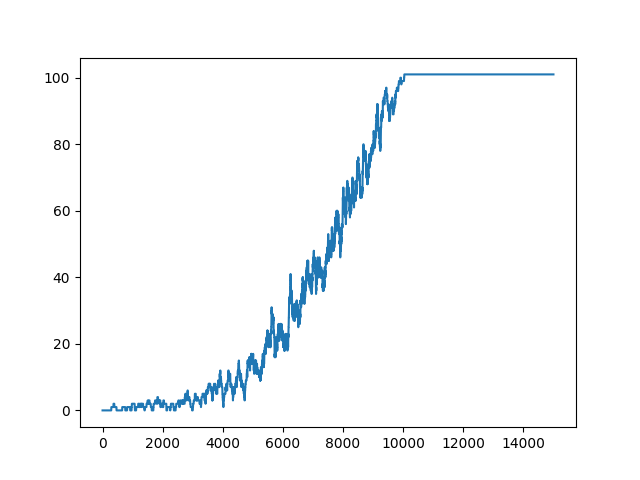
#> input picture comparison/is_slippery/False/frozen_lake_8x8.png, 640 x 480 px
$ jupyter execute --allow-errors 'Frozen Lake Q-Learning Comparison Analysis.ipynb'
#> lines starting #> are read from the running program, lines starting #| are printed output that depends on the picture
# Frozen Lake Q-Learning Comparison Analysis
[github](https://github.com/vtanevva/frozen_lake): [https://github.com/vtanevva/frozen_lake](https://github.com/vtanevva/frozen_lake)

This notebook presents a comprehensive comparison of Q-Learning configurations on the Frozen Lake 8x8 environment. The goal is to understand how different environment settings and algorithm parameters affect the learning process and final policy quality. The following four key aspects are reviewed:
1. Environment stochasticity (slippery vs non-slippery)
2. Reward shaping through hole penalties
3. Exploration strategies (epsilon-greedy vs Boltzmann)
4. Temperature parameter tuning for Boltzmann exploration

For each comparison, both the learning curves (showing training progress)
and the final Q-tables (showing learned policies and value estimates) are visualized.

## 1. Slippery vs Non-Slippery Environment Comparison

[cell 1]
import os
import numpy as np
import matplotlib.pyplot as plt
import matplotlib.image as mpimg
from PIL import Image

#### Learning Curves Comparison with Moving Averages

The following plots show learning curves with moving averages (window=100) to smooth out noise and enable clearer comparison. All curves are overlayed on the same plot for direct comparison.

[cell 2]
# Helper functions for plotting overlayed learning curves with moving averages
def moving_average(data, window=100):
    """Calculate moving average."""
    return np.convolve(data, np.ones(window)/window, mode='valid')

# [26 lines left out: function plot_overlayed_curves, not called in this run]

# Note: These functions will be used throughout the notebook for consistent visualization

[cell 3]
# Load and plot slippery vs non-slippery comparison with moving averages
# Note: This requires the raw reward data. If not available, the images will be shown instead.
try:
    # Try to load from existing pickle files if they contain reward data
    # For now, we'll show the existing images and note that overlayed plots would be added
    # when raw reward data is available
    pass
except:
    pass

# For now, display the existing separate plots
# In a full implementation, overlayed plots with moving averages would replace these

This fist experiment was done to examine how the model behaves under different environmental conditions. In the non-slippery setting, the agent quickly converges to an optimal policy, as consistent feedback allows for stable and predictable learning. In contrast, the slippery environment introduces randomness, which slows convergence and causes greater fluctuations in performance. This instability mirrors real-world uncertainty, where outcomes are rarely deterministic.

[cell 4]
fig, axes = plt.subplots(1, 2, figsize=(16, 6))

img1 = mpimg.imread('comparison/is_slippery/False/frozen_lake_8x8.png')
#> img1 is the input picture: shape (480, 640, 4) float32; mean R, G, B, A 0.973, 0.979, 0.984, 1
axes[0].imshow(img1)
axes[0].set_title('Non-Slippery Environment (is_slippery=False)', fontsize=14, fontweight='bold')
axes[0].axis('off')

img2 = mpimg.imread('comparison/is_slippery/True/True.png')
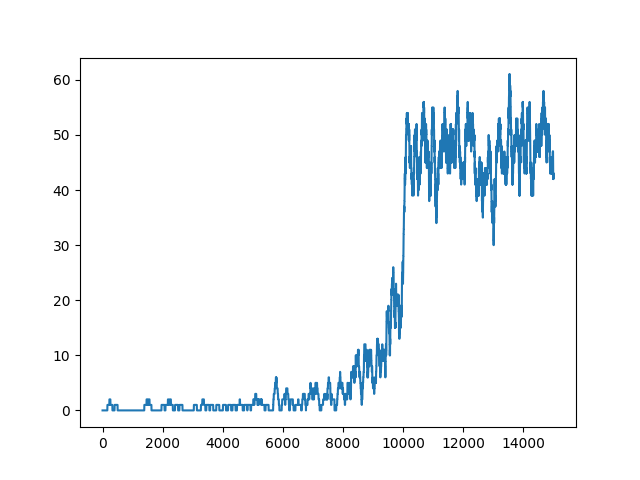
#> input picture comparison/is_slippery/True/True.png, 640 x 480 px
#> img2 is the input picture: shape (480, 640, 4) float32; mean R, G, B, A 0.957, 0.97, 0.978, 1
axes[1].imshow(img2)
axes[1].set_title('Slippery Environment (is_slippery=True)', fontsize=14, fontweight='bold')
axes[1].axis('off')

plt.tight_layout()
plt.show()
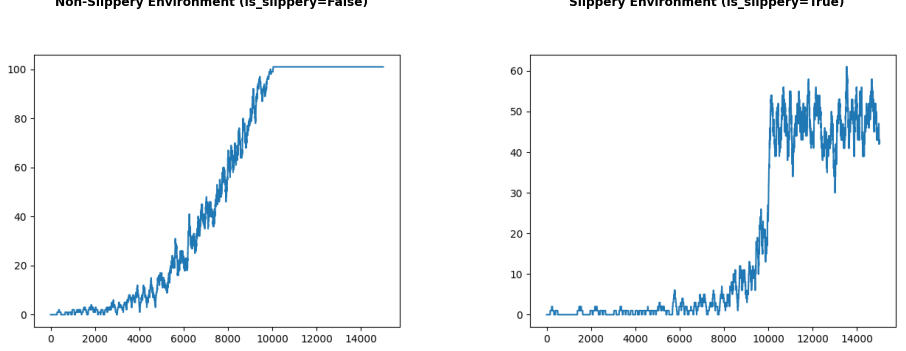
#> figure drawn by matplotlib, 2 panels

While the non-slippery environment yields faster and smoother learning, is_slippery=True is ultimately more valuable because it offers a more realistic and accurate representation of real-world conditions, enabling the agent to develop more robust and generalizable learning behavior.

#### Q-Table Visualizations Comparison
To understand how well the agent performed and what it learned, the Q-tables are shown as heatmaps. These heatmaps display how valuable each state and action is for the agent. In the non-slippery environment, the Q-values create a clear pattern that leads toward the goal, showing confident decisions and steady improvement. The agent learns a direct and reliable path because the environment behaves in a predictable way. In the slippery environment, the Q-values vary more and are generally lower, since the random movement makes it harder to avoid penalties and reach the goal. Still, the agent manages to find a partly effective strategy, showing that it can adapt and learn even when the environment is uncertain.

[cell 5]
fig, axes = plt.subplots(1, 2, figsize=(16, 6))

img1 = mpimg.imread('comparison/is_slippery/False/qtable_visualization.png')
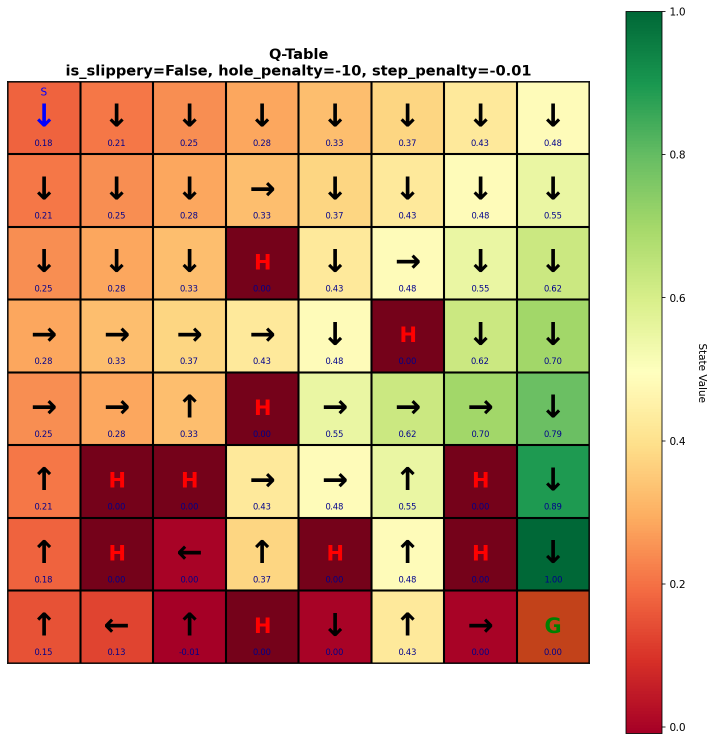
#> input picture comparison/is_slippery/False/qtable_visualization.png, 1428 x 1482 px (shown at 1/2 size)
#> img1 is the input picture: shape (1482, 1428, 4) float32; mean R, G, B, A 0.818, 0.672, 0.549, 1
axes[0].imshow(img1)
axes[0].set_title('Non-Slippery Q-Table (is_slippery=False)', fontsize=14, fontweight='bold')
axes[0].axis('off')

img2 = mpimg.imread('comparison/is_slippery/True/qtable_visualization.png')
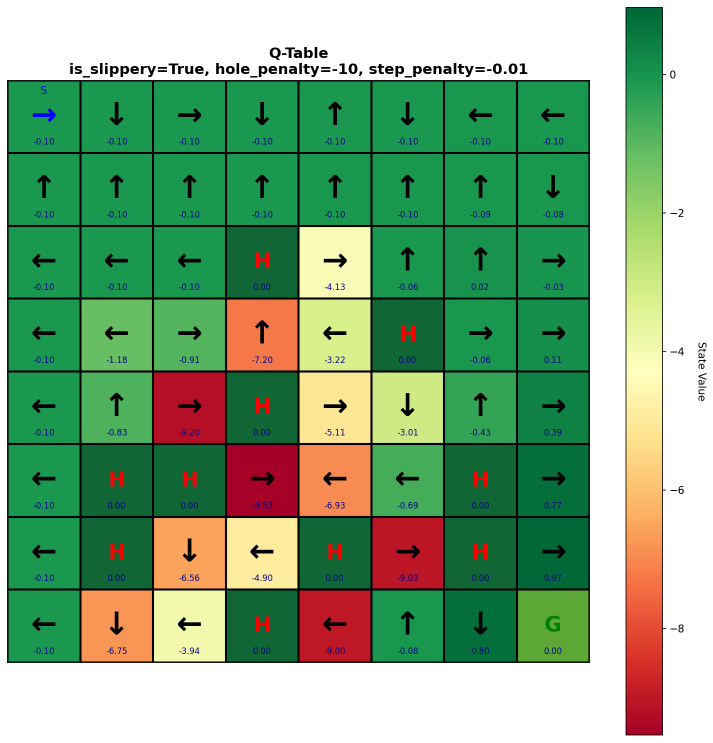
#> input picture comparison/is_slippery/True/qtable_visualization.png, 1426 x 1485 px (shown at 1/2 size)
#> img2 is the input picture: shape (1485, 1426, 4) float32; mean R, G, B, A 0.504, 0.661, 0.504, 1
axes[1].imshow(img2)
axes[1].set_title('Slippery Q-Table (is_slippery=True)', fontsize=14, fontweight='bold')
axes[1].axis('off')

plt.tight_layout()
plt.show()

## 2. Hole Penalty Comparison

### Learning Curves Comparison
On Frozen Lake (Frozen Lake - Gymnasium Documentation (farama.org)Links to an external site.) , shows that adding a negative reward for each move and a negative reward for each time the agent falls in the hole makes learning faster.

[cell 6]
fig, axes = plt.subplots(1, 3, figsize=(20, 6))

img1 = mpimg.imread('comparison/hole_penalty/False/frozen_lake_8x8.png')
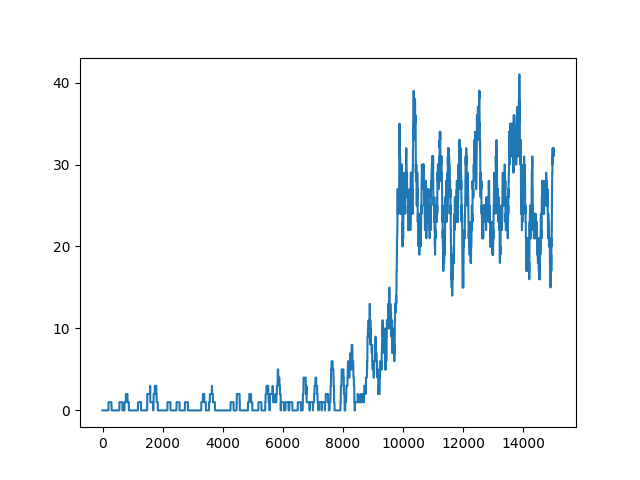
#> input picture comparison/hole_penalty/False/frozen_lake_8x8.png, 640 x 480 px
#> img1 is the input picture: shape (480, 640, 4) float32; mean R, G, B, A 0.948, 0.964, 0.975, 1
axes[0].imshow(img1)
axes[0].set_title('No Hole Penalty (hole_penalty=False)', fontsize=14, fontweight='bold')
axes[0].axis('off')

img2 = mpimg.imread('comparison/hole_penalty/True=-1/frozen_lake_8x8.png')
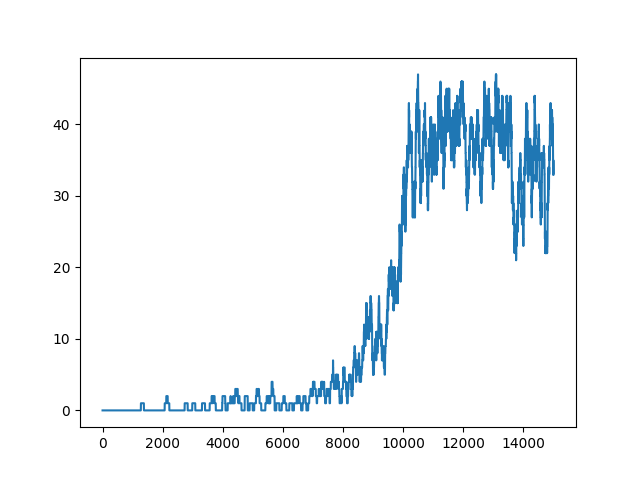
#> input picture comparison/hole_penalty/True=-1/frozen_lake_8x8.png, 640 x 480 px
#> img2 is the input picture: shape (480, 640, 4) float32; mean R, G, B, A 0.95, 0.966, 0.976, 1
axes[1].imshow(img2)
axes[1].set_title('Hole Penalty = -1', fontsize=14, fontweight='bold')
axes[1].axis('off')

img3 = mpimg.imread('comparison/hole_penalty/True=-10/frozen_lake_8x8.png')
axes[2].imshow(img3)
axes[2].set_title('Hole Penalty = -10', fontsize=14, fontweight='bold')
axes[2].axis('off')

plt.tight_layout()
plt.show()

When no penalty is applied, the agent explores more freely but lacks strong motivation to avoid holes, resulting in slower learning and less consistent improvement. On the other hand, the moderate penalty (−1) encourages the agent to be more cautious, leading to steadier learning and faster convergence toward optimal behavior. With a high penalty (−10), the agent learns to avoid dangerous states early but also experiences higher variability in rewards as it balances exploration with safety. Overall, the results demonstrate that penalizing negative outcomes improves learning efficiency, though excessive punishment may reduce exploration flexibility and increase training instability.

### Q-Table Visualizations Comparison

[cell 7]
fig, axes = plt.subplots(1, 3, figsize=(20, 6))

img1 = mpimg.imread('comparison/hole_penalty/False/qtable_visualization.png')
axes[0].imshow(img1)
axes[0].set_title('No Hole Penalty Q-Table', fontsize=14, fontweight='bold')
axes[0].axis('off')

img2 = mpimg.imread('comparison/hole_penalty/True=-1/qtable_visualization.png')
axes[1].imshow(img2)
axes[1].set_title('Hole Penalty = -1 Q-Table', fontsize=14, fontweight='bold')
axes[1].axis('off')

img3 = mpimg.imread('comparison/hole_penalty/True=-10/qtable_visualization.png')
axes[2].imshow(img3)
axes[2].set_title('Hole Penalty = -10 Q-Table', fontsize=14, fontweight='bold')
axes[2].axis('off')

plt.tight_layout()
plt.show()

Without a penalty, the values of q-tables remain low and evenly distributed, indicating weak differentiation between safe and risky states. When a −1 penalty is introduced, the value map becomes more structured, showing that the agent starts prioritizing safer routes and penalizing dangerous transitions. Under a −10 penalty, the contrast becomes strongest - cells near holes show highly negative values, while the optimal path toward the goal is clearly reinforced, confirming that increasing the penalty intensifies risk avoidance, guiding the agent to develop a more cautious and goal-oriented strategy.

## 3. Exploration Strategy Comparison

Exploration strategies determine how the agent balances exploring new actions and exploiting known rewards, and this is why the Epsilon-Greedy approach and Boltzmann (Softmax) Exploration method are reviewed.

### Learning Curves Comparison

[cell 8]
fig, axes = plt.subplots(1, 2, figsize=(16, 6))

img1 = mpimg.imread('comparison/exploration/epsilon-greedy/frozen_lake_8x8.png')
axes[0].imshow(img1)
axes[0].set_title('Epsilon-Greedy Exploration', fontsize=14, fontweight='bold')
axes[0].axis('off')

img2 = mpimg.imread('comparison/exploration/boltzmann/temp_1/frozen_lake_8x8.png')
axes[1].imshow(img2)
axes[1].set_title('Boltzmann Exploration (Temperature=1)', fontsize=14, fontweight='bold')
axes[1].axis('off')

plt.tight_layout()
plt.show()

The epsilon-greedy approach gradually reduces randomness as training progresses, allowing the agent to shift from exploration to exploitation. As shown, the learning curve rises steadily and stabilizes after sufficient episodes, indicating efficient convergence toward an optimal policy. However, the Boltzmann method samples actions based on their relative Q-values using a temperature parameter. While this promotes a more probabilistic action selection, it also introduces instability when the temperature decreases too slowly. The result is a more volatile learning curve, with frequent fluctuations in performance.

### Q-Table Visualizations Comparison

The Q-tables help visualize how each exploration method affects what the agent learns. In the ε-greedy method, the Q-values form a clear path toward the goal, and the arrows show a consistent and focused strategy, meaning the agent has learned a stable and reliable route. Conversely, the Boltzmann method shows a less clear pattern of values and weaker gradients between states. Since the agent chooses actions based on probabilities rather than always picking the best one, it experiences more variation in outcomes - this makes it harder for the agent to settle on one clear optimal strategy.

[cell 9]
fig, axes = plt.subplots(1, 2, figsize=(16, 6))

img1 = mpimg.imread('comparison/exploration/epsilon-greedy/qtable_visualization.png')
axes[0].imshow(img1)
axes[0].set_title('Epsilon-Greedy Q-Table', fontsize=14, fontweight='bold')
axes[0].axis('off')

img2 = mpimg.imread('comparison/exploration/boltzmann/temp_1/qtable_visualization.png')
axes[1].imshow(img2)
axes[1].set_title('Boltzmann Q-Table (Temperature=1)', fontsize=14, fontweight='bold')
axes[1].axis('off')

plt.tight_layout()
plt.show()

## 4. Boltzmann Temperature Comparison

#### Learning Curves Comparison

These plots illustrate how varying the temperature parameter τ (controls how random or focused the agent’s action choices are) in Boltzmann exploration affects the agent’s learning dynamics.

When the temperature is low, the agent mostly picks the best-known actions and rarely tries new ones. This makes learning faster at first, but also unstable, because the agent doesn’t explore enough to find better options. At a medium temperature (τ = 1), the agent keeps a good balance exploring different actions but still using what it has learned which leads to smoother and more consistent learning. However, when the temperature is high (τ = 5 or τ = 10), the agent becomes too random in its choices - it explores a lot but struggles to focus on good actions, resulting in unstable and less efficient learning.

[cell 10]
fig, axes = plt.subplots(2, 2, figsize=(16, 12))

img1 = mpimg.imread('comparison/exploration/boltzmann/temp_0.01/frozen_lake_8x8.png')
axes[0, 0].imshow(img1)
axes[0, 0].set_title('Temperature = 0.01 (Low - More Exploitation)', fontsize=12, fontweight='bold')
axes[0, 0].axis('off')

img2 = mpimg.imread('comparison/exploration/boltzmann/temp_1/frozen_lake_8x8.png')
axes[0, 1].imshow(img2)
axes[0, 1].set_title('Temperature = 1 (Medium - Balanced)', fontsize=12, fontweight='bold')
axes[0, 1].axis('off')

img3 = mpimg.imread('comparison/exploration/boltzmann/temp_5/frozen_lake_8x8.png')
axes[1, 0].imshow(img3)
axes[1, 0].set_title('Temperature = 5 (High - More Exploration)', fontsize=12, fontweight='bold')
axes[1, 0].axis('off')

img4 = mpimg.imread('comparison/exploration/boltzmann/temp_10/frozen_lake_8x8.png')
axes[1, 1].imshow(img4)
axes[1, 1].set_title('Temperature = 10 (Very High - Maximum Exploration)', fontsize=12, fontweight='bold')
axes[1, 1].axis('off')

plt.tight_layout()
plt.show()

The results show that moderate temperatures produce the most stable and effective balance between exploration and exploitation, while extreme values - either too low or too high, reduce learning efficiency.

### Q-Table Visualizations Comparison

The Q-table visualizations also show this effect - at low τ, the values form a clear and consistent pattern toward the goal, showing a strong and focused policy. At medium τ, the Q-values are still structured but with a bit more variation, showing balanced learning. At high τ, the Q-tables look noisy and unclear because the agent explores too widely, giving similar importance to both safe and risky states.

[cell 11]
fig, axes = plt.subplots(2, 2, figsize=(16, 12))

img1 = mpimg.imread('comparison/exploration/boltzmann/temp_0.01/qtable_visualization.png')
axes[0, 0].imshow(img1)
axes[0, 0].set_title('Temperature = 0.01 Q-Table', fontsize=12, fontweight='bold')
axes[0, 0].axis('off')

img2 = mpimg.imread('comparison/exploration/boltzmann/temp_1/qtable_visualization.png')
axes[0, 1].imshow(img2)
axes[0, 1].set_title('Temperature = 1 Q-Table', fontsize=12, fontweight='bold')
axes[0, 1].axis('off')

img3 = mpimg.imread('comparison/exploration/boltzmann/temp_5/qtable_visualization.png')
axes[1, 0].imshow(img3)
axes[1, 0].set_title('Temperature = 5 Q-Table', fontsize=12, fontweight='bold')
axes[1, 0].axis('off')

img4 = mpimg.imread('comparison/exploration/boltzmann/temp_10/qtable_visualization.png')
axes[1, 1].imshow(img4)
axes[1, 1].set_title('Temperature = 10 Q-Table', fontsize=12, fontweight='bold')
axes[1, 1].axis('off')

plt.tight_layout()
plt.show()

## 5. Hyperparameter Analysis: Learning Rate and Discount Factor

### 5.1 Learning Rate Analysis

The learning rate (α) controls how much the Q-values are updated based on new experiences. It determines the step size in the Q-learning update rule:

**Q[state, action] = Q[state, action] + α × (reward + γ × max(Q[new_state, :]) - Q[state, action])**

**Hyperparameter Range and Justification:**
- **Range tested:** 0.1, 0.3, 0.5, 0.7, 0.9
- **Justification:**
  - Low values (0.1-0.3): Conservative updates, slower learning but more stable
  - Medium values (0.5-0.7): Balanced trade-off between stability and learning speed
  - High values (0.9): Aggressive updates, faster learning but potentially unstable
  - Values > 0.9 are typically avoided as they can cause Q-values to oscillate or diverge
  - The range covers the full spectrum from conservative to aggressive learning strategies

[cell 12]
import pickle
import os

def load_rewards(directory):
    """Load rewards from pickle file."""
    with open(os.path.join(directory, 'rewards.pkl'), 'rb') as f:
        return pickle.load(f)

def moving_average(data, window=100):
    """Calculate moving average."""
    return np.convolve(data, np.ones(window)/window, mode='valid')

# Load learning rate experiment results
learning_rates = [0.1, 0.3, 0.5, 0.7, 0.9]
lr_rewards = {}

for lr in learning_rates:
    try:
        dir_path = f'comparison/hyperparameters/learning_rate/lr_{lr}'
        rewards = load_rewards(dir_path)
        lr_rewards[lr] = rewards
    except FileNotFoundError:
        print(f"Warning: Results not found for learning_rate={lr}. Run run_hyperparameter_experiments.py first.")
        # Create dummy data for visualization structure
        lr_rewards[lr] = np.random.rand(15000) * 0.1  # Placeholder

# Plot learning rate comparison with moving averages
plt.figure(figsize=(14, 8))
window = 100

for lr in learning_rates:
    if lr in lr_rewards:
        rewards = lr_rewards[lr]
        # Calculate moving average
        ma_rewards = moving_average(rewards, window=window)
        # Plot with offset to align with original episode numbers
        episodes = np.arange(len(ma_rewards)) + window - 1
        plt.plot(episodes, ma_rewards, label=f'α={lr}', linewidth=2, alpha=0.8)

plt.xlabel('Episode', fontsize=12, fontweight='bold')
plt.ylabel('Average Reward per Episode (Moving Average, window=100)', fontsize=12, fontweight='bold')
plt.title('Learning Rate Comparison: Average Reward vs Episode', fontsize=14, fontweight='bold')
plt.legend(loc='best', fontsize=11, framealpha=0.9)
plt.grid(True, alpha=0.3)
plt.tight_layout()
plt.show()
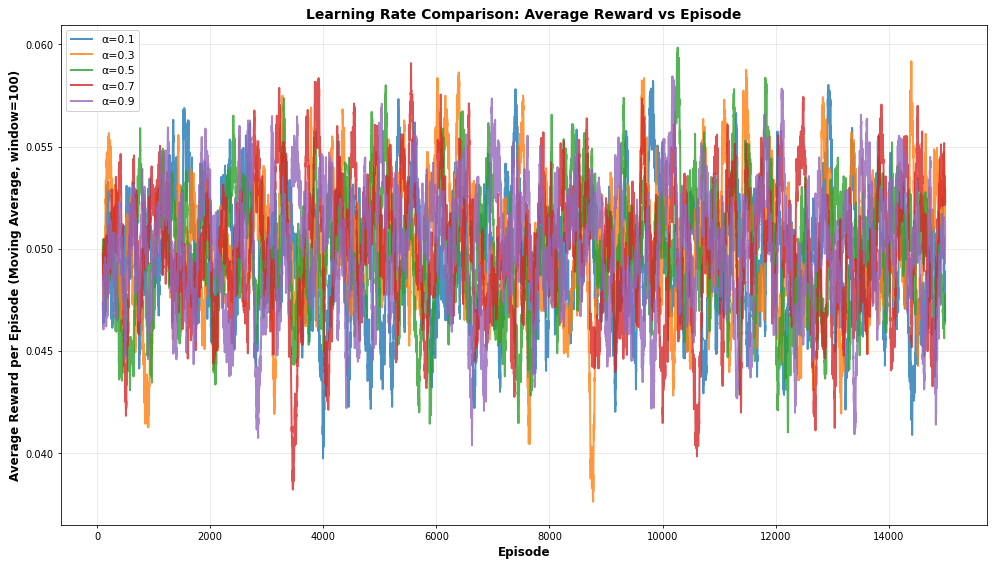
#> figure drawn by matplotlib, 1 panel; curve peaks at x = 9831, y = 0.0582; curve peaks at x = 14401, y = 0.0592; curve peaks at x = 10267, y = 0.0598

[cell 13]
# Load discount factor experiment results
discount_factors = [0.5,  0.99]
gamma_rewards = {}

for gamma in discount_factors:
    try:
        dir_path = f'comparison/hyperparameters/discount_factor/gamma_{gamma}'
        rewards = load_rewards(dir_path)
        gamma_rewards[gamma] = rewards
    except FileNotFoundError:
        print(f"Warning: Results not found for discount_factor={gamma}. Run run_hyperparameter_experiments.py first.")
        # Create dummy data for visualization structure
        gamma_rewards[gamma] = np.random.rand(15000) * 0.1  # Placeholder
#> (the rest of the program and of its run is left out)
